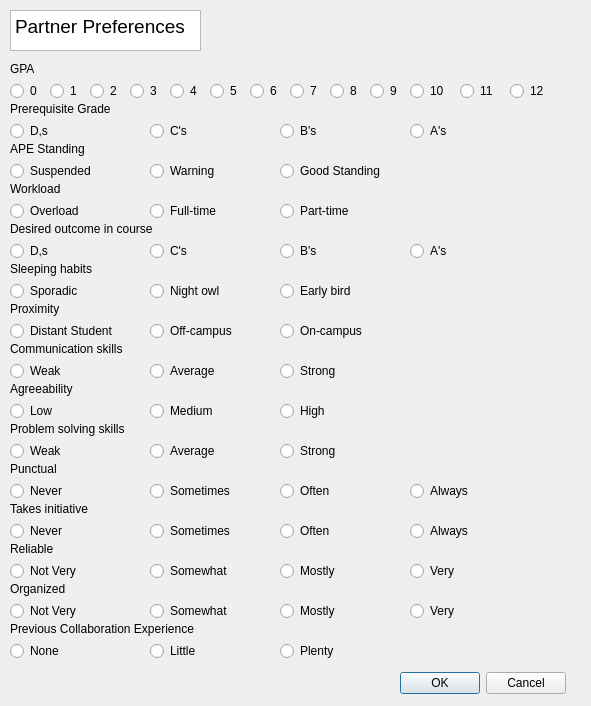
<?xml version="1.0" encoding="UTF-8"?>
<ui version="4.0">
 <class>preferencePage</class>
 <widget class="QWidget" name="preferencePage">
  <property name="geometry">
   <rect>
    <x>0</x>
    <y>0</y>
    <width>591</width>
    <height>706</height>
   </rect>
  </property>
  <property name="windowTitle">
   <string>Form</string>
  </property>
  <widget class="QLabel" name="prereqLabel">
   <property name="geometry">
    <rect>
     <x>10</x>
     <y>100</y>
     <width>131</width>
     <height>17</height>
    </rect>
   </property>
   <property name="text">
    <string>Prerequisite Grade</string>
   </property>
  </widget>
  <widget class="QRadioButton" name="radioButton">
   <property name="geometry">
    <rect>
     <x>10</x>
     <y>120</y>
     <width>117</width>
     <height>22</height>
    </rect>
   </property>
   <property name="text">
    <string>D,s</string>
   </property>
   <attribute name="buttonGroup">
    <string notr="true">prereqButtonGroup</string>
   </attribute>
  </widget>
  <widget class="QRadioButton" name="radioButton_2">
   <property name="geometry">
    <rect>
     <x>150</x>
     <y>120</y>
     <width>117</width>
     <height>22</height>
    </rect>
   </property>
   <property name="text">
    <string>C's</string>
   </property>
   <attribute name="buttonGroup">
    <string notr="true">prereqButtonGroup</string>
   </attribute>
  </widget>
  <widget class="QRadioButton" name="radioButton_3">
   <property name="geometry">
    <rect>
     <x>410</x>
     <y>120</y>
     <width>117</width>
     <height>22</height>
    </rect>
   </property>
   <property name="text">
    <string>A's</string>
   </property>
   <attribute name="buttonGroup">
    <string notr="true">prereqButtonGroup</string>
   </attribute>
  </widget>
  <widget class="QRadioButton" name="radioButton_4">
   <property name="geometry">
    <rect>
     <x>280</x>
     <y>120</y>
     <width>117</width>
     <height>22</height>
    </rect>
   </property>
   <property name="text">
    <string>B's</string>
   </property>
   <attribute name="buttonGroup">
    <string notr="true">prereqButtonGroup</string>
   </attribute>
  </widget>
  <widget class="QRadioButton" name="radioButton_5">
   <property name="geometry">
    <rect>
     <x>10</x>
     <y>160</y>
     <width>117</width>
     <height>22</height>
    </rect>
   </property>
   <property name="text">
    <string>Suspended</string>
   </property>
   <attribute name="buttonGroup">
    <string notr="true">apeButtonGroup</string>
   </attribute>
  </widget>
  <widget class="QLabel" name="APELabel">
   <property name="geometry">
    <rect>
     <x>10</x>
     <y>140</y>
     <width>131</width>
     <height>17</height>
    </rect>
   </property>
   <property name="text">
    <string>APE Standing</string>
   </property>
  </widget>
  <widget class="QRadioButton" name="radioButton_6">
   <property name="geometry">
    <rect>
     <x>150</x>
     <y>160</y>
     <width>117</width>
     <height>22</height>
    </rect>
   </property>
   <property name="text">
    <string>Warning</string>
   </property>
   <attribute name="buttonGroup">
    <string notr="true">apeButtonGroup</string>
   </attribute>
  </widget>
  <widget class="QRadioButton" name="radioButton_7">
   <property name="geometry">
    <rect>
     <x>280</x>
     <y>160</y>
     <width>131</width>
     <height>22</height>
    </rect>
   </property>
   <property name="text">
    <string>Good Standing</string>
   </property>
   <attribute name="buttonGroup">
    <string notr="true">apeButtonGroup</string>
   </attribute>
  </widget>
  <widget class="QRadioButton" name="radioButton_8">
   <property name="geometry">
    <rect>
     <x>10</x>
     <y>200</y>
     <width>117</width>
     <height>22</height>
    </rect>
   </property>
   <property name="text">
    <string>Overload</string>
   </property>
   <attribute name="buttonGroup">
    <string notr="true">workloadButtonGroup</string>
   </attribute>
  </widget>
  <widget class="QLabel" name="workloadLabel">
   <property name="geometry">
    <rect>
     <x>10</x>
     <y>180</y>
     <width>131</width>
     <height>17</height>
    </rect>
   </property>
   <property name="text">
    <string>Workload</string>
   </property>
  </widget>
  <widget class="QRadioButton" name="radioButton_9">
   <property name="geometry">
    <rect>
     <x>150</x>
     <y>200</y>
     <width>117</width>
     <height>22</height>
    </rect>
   </property>
   <property name="text">
    <string>Full-time</string>
   </property>
   <attribute name="buttonGroup">
    <string notr="true">workloadButtonGroup</string>
   </attribute>
  </widget>
  <widget class="QRadioButton" name="radioButton_10">
   <property name="geometry">
    <rect>
     <x>280</x>
     <y>200</y>
     <width>117</width>
     <height>22</height>
    </rect>
   </property>
   <property name="text">
    <string>Part-time</string>
   </property>
   <attribute name="buttonGroup">
    <string notr="true">workloadButtonGroup</string>
   </attribute>
  </widget>
  <widget class="QRadioButton" name="radioButton_11">
   <property name="geometry">
    <rect>
     <x>10</x>
     <y>240</y>
     <width>117</width>
     <height>22</height>
    </rect>
   </property>
   <property name="text">
    <string>D,s</string>
   </property>
   <attribute name="buttonGroup">
    <string notr="true">outcomeButtonGroup</string>
   </attribute>
  </widget>
  <widget class="QLabel" name="outcomeLabel">
   <property name="geometry">
    <rect>
     <x>10</x>
     <y>220</y>
     <width>191</width>
     <height>17</height>
    </rect>
   </property>
   <property name="text">
    <string>Desired outcome in course</string>
   </property>
  </widget>
  <widget class="QRadioButton" name="radioButton_12">
   <property name="geometry">
    <rect>
     <x>150</x>
     <y>240</y>
     <width>117</width>
     <height>22</height>
    </rect>
   </property>
   <property name="text">
    <string>C's</string>
   </property>
   <attribute name="buttonGroup">
    <string notr="true">outcomeButtonGroup</string>
   </attribute>
  </widget>
  <widget class="QRadioButton" name="radioButton_13">
   <property name="geometry">
    <rect>
     <x>280</x>
     <y>240</y>
     <width>117</width>
     <height>22</height>
    </rect>
   </property>
   <property name="text">
    <string>B's</string>
   </property>
   <attribute name="buttonGroup">
    <string notr="true">outcomeButtonGroup</string>
   </attribute>
  </widget>
  <widget class="QRadioButton" name="radioButton_14">
   <property name="geometry">
    <rect>
     <x>410</x>
     <y>240</y>
     <width>117</width>
     <height>22</height>
    </rect>
   </property>
   <property name="text">
    <string>A's</string>
   </property>
   <attribute name="buttonGroup">
    <string notr="true">outcomeButtonGroup</string>
   </attribute>
  </widget>
  <widget class="QRadioButton" name="radioButton_28">
   <property name="geometry">
    <rect>
     <x>10</x>
     <y>280</y>
     <width>117</width>
     <height>22</height>
    </rect>
   </property>
   <property name="text">
    <string>Sporadic</string>
   </property>
   <attribute name="buttonGroup">
    <string notr="true">sleepButtonGroup</string>
   </attribute>
  </widget>
  <widget class="QLabel" name="sleepLabel">
   <property name="geometry">
    <rect>
     <x>10</x>
     <y>260</y>
     <width>131</width>
     <height>17</height>
    </rect>
   </property>
   <property name="text">
    <string>Sleeping habits</string>
   </property>
  </widget>
  <widget class="QRadioButton" name="radioButton_29">
   <property name="geometry">
    <rect>
     <x>150</x>
     <y>280</y>
     <width>117</width>
     <height>22</height>
    </rect>
   </property>
   <property name="text">
    <string>Night owl</string>
   </property>
   <attribute name="buttonGroup">
    <string notr="true">sleepButtonGroup</string>
   </attribute>
  </widget>
  <widget class="QRadioButton" name="radioButton_30">
   <property name="geometry">
    <rect>
     <x>280</x>
     <y>280</y>
     <width>117</width>
     <height>22</height>
    </rect>
   </property>
   <property name="text">
    <string>Early bird</string>
   </property>
   <attribute name="buttonGroup">
    <string notr="true">sleepButtonGroup</string>
   </attribute>
  </widget>
  <widget class="QRadioButton" name="radioButton_31">
   <property name="geometry">
    <rect>
     <x>10</x>
     <y>320</y>
     <width>141</width>
     <height>22</height>
    </rect>
   </property>
   <property name="text">
    <string>Distant Student</string>
   </property>
   <attribute name="buttonGroup">
    <string notr="true">proximityButtonGroup</string>
   </attribute>
  </widget>
  <widget class="QLabel" name="proximityLabel">
   <property name="geometry">
    <rect>
     <x>10</x>
     <y>300</y>
     <width>131</width>
     <height>17</height>
    </rect>
   </property>
   <property name="text">
    <string>Proximity</string>
   </property>
  </widget>
  <widget class="QRadioButton" name="radioButton_32">
   <property name="geometry">
    <rect>
     <x>150</x>
     <y>320</y>
     <width>117</width>
     <height>22</height>
    </rect>
   </property>
   <property name="text">
    <string>Off-campus</string>
   </property>
   <attribute name="buttonGroup">
    <string notr="true">proximityButtonGroup</string>
   </attribute>
  </widget>
  <widget class="QRadioButton" name="radioButton_33">
   <property name="geometry">
    <rect>
     <x>280</x>
     <y>320</y>
     <width>117</width>
     <height>22</height>
    </rect>
   </property>
   <property name="text">
    <string>On-campus</string>
   </property>
   <attribute name="buttonGroup">
    <string notr="true">proximityButtonGroup</string>
   </attribute>
  </widget>
  <widget class="QRadioButton" name="radioButton_34">
   <property name="geometry">
    <rect>
     <x>10</x>
     <y>360</y>
     <width>117</width>
     <height>22</height>
    </rect>
   </property>
   <property name="text">
    <string>Weak</string>
   </property>
   <attribute name="buttonGroup">
    <string notr="true">commSkillsButtonGroup</string>
   </attribute>
  </widget>
  <widget class="QLabel" name="commSkillsLabel">
   <property name="geometry">
    <rect>
     <x>10</x>
     <y>340</y>
     <width>151</width>
     <height>17</height>
    </rect>
   </property>
   <property name="text">
    <string>Communication skills</string>
   </property>
  </widget>
  <widget class="QRadioButton" name="radioButton_35">
   <property name="geometry">
    <rect>
     <x>150</x>
     <y>360</y>
     <width>117</width>
     <height>22</height>
    </rect>
   </property>
   <property name="text">
    <string>Average</string>
   </property>
   <attribute name="buttonGroup">
    <string notr="true">commSkillsButtonGroup</string>
   </attribute>
  </widget>
  <widget class="QRadioButton" name="radioButton_36">
   <property name="geometry">
    <rect>
     <x>280</x>
     <y>360</y>
     <width>117</width>
     <height>22</height>
    </rect>
   </property>
   <property name="text">
    <string>Strong</string>
   </property>
   <attribute name="buttonGroup">
    <string notr="true">commSkillsButtonGroup</string>
   </attribute>
  </widget>
  <widget class="QRadioButton" name="radioButton_37">
   <property name="geometry">
    <rect>
     <x>10</x>
     <y>400</y>
     <width>117</width>
     <height>22</height>
    </rect>
   </property>
   <property name="text">
    <string>Low</string>
   </property>
   <attribute name="buttonGroup">
    <string notr="true">agreeabilityButtonGroup</string>
   </attribute>
  </widget>
  <widget class="QLabel" name="agreeLabel">
   <property name="geometry">
    <rect>
     <x>10</x>
     <y>380</y>
     <width>131</width>
     <height>17</height>
    </rect>
   </property>
   <property name="text">
    <string>Agreeability</string>
   </property>
  </widget>
  <widget class="QRadioButton" name="radioButton_38">
   <property name="geometry">
    <rect>
     <x>150</x>
     <y>400</y>
     <width>117</width>
     <height>22</height>
    </rect>
   </property>
   <property name="text">
    <string>Medium</string>
   </property>
   <attribute name="buttonGroup">
    <string notr="true">agreeabilityButtonGroup</string>
   </attribute>
  </widget>
  <widget class="QRadioButton" name="radioButton_39">
   <property name="geometry">
    <rect>
     <x>280</x>
     <y>400</y>
     <width>117</width>
     <height>22</height>
    </rect>
   </property>
   <property name="text">
    <string>High</string>
   </property>
   <attribute name="buttonGroup">
    <string notr="true">agreeabilityButtonGroup</string>
   </attribute>
  </widget>
  <widget class="QRadioButton" name="radioButton_40">
   <property name="geometry">
    <rect>
     <x>10</x>
     <y>440</y>
     <width>117</width>
     <height>22</height>
    </rect>
   </property>
   <property name="text">
    <string>Weak</string>
   </property>
   <attribute name="buttonGroup">
    <string notr="true">problemSolvingButtonGroup</string>
   </attribute>
  </widget>
  <widget class="QLabel" name="problemLabel">
   <property name="geometry">
    <rect>
     <x>10</x>
     <y>420</y>
     <width>151</width>
     <height>17</height>
    </rect>
   </property>
   <property name="text">
    <string>Problem solving skills</string>
   </property>
  </widget>
  <widget class="QRadioButton" name="radioButton_41">
   <property name="geometry">
    <rect>
     <x>150</x>
     <y>440</y>
     <width>117</width>
     <height>22</height>
    </rect>
   </property>
   <property name="text">
    <string>Average</string>
   </property>
   <attribute name="buttonGroup">
    <string notr="true">problemSolvingButtonGroup</string>
   </attribute>
  </widget>
  <widget class="QRadioButton" name="radioButton_42">
   <property name="geometry">
    <rect>
     <x>280</x>
     <y>440</y>
     <width>117</width>
     <height>22</height>
    </rect>
   </property>
   <property name="text">
    <string>Strong</string>
   </property>
   <attribute name="buttonGroup">
    <string notr="true">problemSolvingButtonGroup</string>
   </attribute>
  </widget>
  <widget class="QRadioButton" name="radioButton_43">
   <property name="geometry">
    <rect>
     <x>10</x>
     <y>480</y>
     <width>117</width>
     <height>22</height>
    </rect>
   </property>
   <property name="text">
    <string>Never</string>
   </property>
   <attribute name="buttonGroup">
    <string notr="true">punctualityButtonGroup</string>
   </attribute>
  </widget>
  <widget class="QLabel" name="punctualLabel">
   <property name="geometry">
    <rect>
     <x>10</x>
     <y>460</y>
     <width>131</width>
     <height>17</height>
    </rect>
   </property>
   <property name="text">
    <string>Punctual</string>
   </property>
  </widget>
  <widget class="QRadioButton" name="radioButton_44">
   <property name="geometry">
    <rect>
     <x>150</x>
     <y>480</y>
     <width>117</width>
     <height>22</height>
    </rect>
   </property>
   <property name="text">
    <string>Sometimes</string>
   </property>
   <attribute name="buttonGroup">
    <string notr="true">punctualityButtonGroup</string>
   </attribute>
  </widget>
  <widget class="QRadioButton" name="radioButton_45">
   <property name="geometry">
    <rect>
     <x>280</x>
     <y>480</y>
     <width>117</width>
     <height>22</height>
    </rect>
   </property>
   <property name="text">
    <string>Often</string>
   </property>
   <attribute name="buttonGroup">
    <string notr="true">punctualityButtonGroup</string>
   </attribute>
  </widget>
  <widget class="QRadioButton" name="radioButton_46">
   <property name="geometry">
    <rect>
     <x>410</x>
     <y>480</y>
     <width>117</width>
     <height>22</height>
    </rect>
   </property>
   <property name="text">
    <string>Always</string>
   </property>
   <attribute name="buttonGroup">
    <string notr="true">punctualityButtonGroup</string>
   </attribute>
  </widget>
  <widget class="QRadioButton" name="radioButton_47">
   <property name="geometry">
    <rect>
     <x>10</x>
     <y>520</y>
     <width>117</width>
     <height>22</height>
    </rect>
   </property>
   <property name="text">
    <string>Never</string>
   </property>
   <attribute name="buttonGroup">
    <string notr="true">initiativeButtonGroup</string>
   </attribute>
  </widget>
  <widget class="QLabel" name="initiativeLabel">
   <property name="geometry">
    <rect>
     <x>10</x>
     <y>500</y>
     <width>131</width>
     <height>17</height>
    </rect>
   </property>
   <property name="text">
    <string>Takes initiative</string>
   </property>
  </widget>
  <widget class="QRadioButton" name="radioButton_48">
   <property name="geometry">
    <rect>
     <x>150</x>
     <y>520</y>
     <width>117</width>
     <height>22</height>
    </rect>
   </property>
   <property name="text">
    <string>Sometimes</string>
   </property>
   <attribute name="buttonGroup">
    <string notr="true">initiativeButtonGroup</string>
   </attribute>
  </widget>
  <widget class="QRadioButton" name="radioButton_49">
   <property name="geometry">
    <rect>
     <x>280</x>
     <y>520</y>
     <width>117</width>
     <height>22</height>
    </rect>
   </property>
   <property name="text">
    <string>Often</string>
   </property>
   <attribute name="buttonGroup">
    <string notr="true">initiativeButtonGroup</string>
   </attribute>
  </widget>
  <widget class="QRadioButton" name="radioButton_50">
   <property name="geometry">
    <rect>
     <x>410</x>
     <y>520</y>
     <width>117</width>
     <height>22</height>
    </rect>
   </property>
   <property name="text">
    <string>Always</string>
   </property>
   <attribute name="buttonGroup">
    <string notr="true">initiativeButtonGroup</string>
   </attribute>
  </widget>
  <widget class="QRadioButton" name="radioButton_51">
   <property name="geometry">
    <rect>
     <x>10</x>
     <y>560</y>
     <width>117</width>
     <height>22</height>
    </rect>
   </property>
   <property name="text">
    <string>Not Very</string>
   </property>
   <attribute name="buttonGroup">
    <string notr="true">reliableButtonGroup</string>
   </attribute>
  </widget>
  <widget class="QLabel" name="reliableLabel">
   <property name="geometry">
    <rect>
     <x>10</x>
     <y>540</y>
     <width>131</width>
     <height>17</height>
    </rect>
   </property>
   <property name="text">
    <string>Reliable</string>
   </property>
  </widget>
  <widget class="QRadioButton" name="radioButton_52">
   <property name="geometry">
    <rect>
     <x>150</x>
     <y>560</y>
     <width>117</width>
     <height>22</height>
    </rect>
   </property>
   <property name="text">
    <string>Somewhat</string>
   </property>
   <attribute name="buttonGroup">
    <string notr="true">reliableButtonGroup</string>
   </attribute>
  </widget>
  <widget class="QRadioButton" name="radioButton_53">
   <property name="geometry">
    <rect>
     <x>280</x>
     <y>560</y>
     <width>117</width>
     <height>22</height>
    </rect>
   </property>
   <property name="text">
    <string>Mostly</string>
   </property>
   <attribute name="buttonGroup">
    <string notr="true">reliableButtonGroup</string>
   </attribute>
  </widget>
  <widget class="QRadioButton" name="radioButton_54">
   <property name="geometry">
    <rect>
     <x>410</x>
     <y>560</y>
     <width>117</width>
     <height>22</height>
    </rect>
   </property>
   <property name="text">
    <string>Very</string>
   </property>
   <attribute name="buttonGroup">
    <string notr="true">reliableButtonGroup</string>
   </attribute>
  </widget>
  <widget class="QRadioButton" name="radioButton_55">
   <property name="geometry">
    <rect>
     <x>10</x>
     <y>600</y>
     <width>117</width>
     <height>22</height>
    </rect>
   </property>
   <property name="text">
    <string>Not Very</string>
   </property>
   <attribute name="buttonGroup">
    <string notr="true">organizedButtonGroup</string>
   </attribute>
  </widget>
  <widget class="QLabel" name="organizedLabel">
   <property name="geometry">
    <rect>
     <x>10</x>
     <y>580</y>
     <width>131</width>
     <height>17</height>
    </rect>
   </property>
   <property name="text">
    <string>Organized</string>
   </property>
  </widget>
  <widget class="QRadioButton" name="radioButton_56">
   <property name="geometry">
    <rect>
     <x>150</x>
     <y>600</y>
     <width>117</width>
     <height>22</height>
    </rect>
   </property>
   <property name="text">
    <string>Somewhat</string>
   </property>
   <attribute name="buttonGroup">
    <string notr="true">organizedButtonGroup</string>
   </attribute>
  </widget>
  <widget class="QRadioButton" name="radioButton_57">
   <property name="geometry">
    <rect>
     <x>280</x>
     <y>600</y>
     <width>117</width>
     <height>22</height>
    </rect>
   </property>
   <property name="text">
    <string>Mostly</string>
   </property>
   <attribute name="buttonGroup">
    <string notr="true">organizedButtonGroup</string>
   </attribute>
  </widget>
  <widget class="QRadioButton" name="radioButton_58">
   <property name="geometry">
    <rect>
     <x>410</x>
     <y>600</y>
     <width>117</width>
     <height>22</height>
    </rect>
   </property>
   <property name="text">
    <string>Very</string>
   </property>
   <attribute name="buttonGroup">
    <string notr="true">organizedButtonGroup</string>
   </attribute>
  </widget>
  <widget class="QRadioButton" name="radioButton_24">
   <property name="geometry">
    <rect>
     <x>410</x>
     <y>80</y>
     <width>51</width>
     <height>22</height>
    </rect>
   </property>
   <property name="text">
    <string>10</string>
   </property>
   <attribute name="buttonGroup">
    <string notr="true">gpaButtonGroup</string>
   </attribute>
  </widget>
  <widget class="QRadioButton" name="radioButton_15">
   <property name="geometry">
    <rect>
     <x>10</x>
     <y>80</y>
     <width>550</width>
     <height>22</height>
    </rect>
   </property>
   <property name="text">
    <string>0</string>
   </property>
   <attribute name="buttonGroup">
    <string notr="true">gpaButtonGroup</string>
   </attribute>
  </widget>
  <widget class="QRadioButton" name="radioButton_25">
   <property name="geometry">
    <rect>
     <x>370</x>
     <y>80</y>
     <width>41</width>
     <height>22</height>
    </rect>
   </property>
   <property name="text">
    <string>9</string>
   </property>
   <attribute name="buttonGroup">
    <string notr="true">gpaButtonGroup</string>
   </attribute>
  </widget>
  <widget class="QRadioButton" name="radioButton_17">
   <property name="geometry">
    <rect>
     <x>90</x>
     <y>80</y>
     <width>41</width>
     <height>22</height>
    </rect>
   </property>
   <property name="text">
    <string>2</string>
   </property>
   <attribute name="buttonGroup">
    <string notr="true">gpaButtonGroup</string>
   </attribute>
  </widget>
  <widget class="QRadioButton" name="radioButton_26">
   <property name="geometry">
    <rect>
     <x>460</x>
     <y>80</y>
     <width>51</width>
     <height>22</height>
    </rect>
   </property>
   <property name="text">
    <string>11</string>
   </property>
   <attribute name="buttonGroup">
    <string notr="true">gpaButtonGroup</string>
   </attribute>
  </widget>
  <widget class="QRadioButton" name="radioButton_16">
   <property name="geometry">
    <rect>
     <x>50</x>
     <y>80</y>
     <width>41</width>
     <height>22</height>
    </rect>
   </property>
   <property name="text">
    <string>1</string>
   </property>
   <attribute name="buttonGroup">
    <string notr="true">gpaButtonGroup</string>
   </attribute>
  </widget>
  <widget class="QRadioButton" name="radioButton_18">
   <property name="geometry">
    <rect>
     <x>130</x>
     <y>80</y>
     <width>41</width>
     <height>22</height>
    </rect>
   </property>
   <property name="text">
    <string>3</string>
   </property>
   <attribute name="buttonGroup">
    <string notr="true">gpaButtonGroup</string>
   </attribute>
  </widget>
  <widget class="QRadioButton" name="radioButton_27">
   <property name="geometry">
    <rect>
     <x>510</x>
     <y>80</y>
     <width>51</width>
     <height>22</height>
    </rect>
   </property>
   <property name="text">
    <string>12</string>
   </property>
   <attribute name="buttonGroup">
    <string notr="true">gpaButtonGroup</string>
   </attribute>
  </widget>
  <widget class="QRadioButton" name="radioButton_19">
   <property name="geometry">
    <rect>
     <x>170</x>
     <y>80</y>
     <width>51</width>
     <height>22</height>
    </rect>
   </property>
   <property name="text">
    <string>4</string>
   </property>
   <attribute name="buttonGroup">
    <string notr="true">gpaButtonGroup</string>
   </attribute>
  </widget>
  <widget class="QLabel" name="gpaLabel">
   <property name="geometry">
    <rect>
     <x>10</x>
     <y>60</y>
     <width>131</width>
     <height>17</height>
    </rect>
   </property>
   <property name="text">
    <string>GPA</string>
   </property>
  </widget>
  <widget class="QRadioButton" name="radioButton_21">
   <property name="geometry">
    <rect>
     <x>210</x>
     <y>80</y>
     <width>41</width>
     <height>22</height>
    </rect>
   </property>
   <property name="text">
    <string>5</string>
   </property>
   <attribute name="buttonGroup">
    <string notr="true">gpaButtonGroup</string>
   </attribute>
  </widget>
  <widget class="QRadioButton" name="radioButton_20">
   <property name="geometry">
    <rect>
     <x>250</x>
     <y>80</y>
     <width>41</width>
     <height>22</height>
    </rect>
   </property>
   <property name="text">
    <string>6</string>
   </property>
   <attribute name="buttonGroup">
    <string notr="true">gpaButtonGroup</string>
   </attribute>
  </widget>
  <widget class="QRadioButton" name="radioButton_22">
   <property name="geometry">
    <rect>
     <x>290</x>
     <y>80</y>
     <width>41</width>
     <height>22</height>
    </rect>
   </property>
   <property name="text">
    <string>7</string>
   </property>
   <attribute name="buttonGroup">
    <string notr="true">gpaButtonGroup</string>
   </attribute>
  </widget>
  <widget class="QRadioButton" name="radioButton_23">
   <property name="geometry">
    <rect>
     <x>330</x>
     <y>80</y>
     <width>51</width>
     <height>22</height>
    </rect>
   </property>
   <property name="text">
    <string>8</string>
   </property>
   <attribute name="buttonGroup">
    <string notr="true">gpaButtonGroup</string>
   </attribute>
  </widget>
  <widget class="QDialogButtonBox" name="buttonBox">
   <property name="geometry">
    <rect>
     <x>390</x>
     <y>670</y>
     <width>176</width>
     <height>27</height>
    </rect>
   </property>
   <property name="standardButtons">
    <set>QDialogButtonBox::Cancel|QDialogButtonBox::Ok</set>
   </property>
  </widget>
  <widget class="QTextBrowser" name="preferenceLabel">
   <property name="geometry">
    <rect>
     <x>10</x>
     <y>10</y>
     <width>191</width>
     <height>41</height>
    </rect>
   </property>
   <property name="html">
    <string>&lt;!DOCTYPE HTML PUBLIC &quot;-//W3C//DTD HTML 4.0//EN&quot; &quot;http://www.w3.org/TR/REC-html40/strict.dtd&quot;&gt;
&lt;html&gt;&lt;head&gt;&lt;meta name=&quot;qrichtext&quot; content=&quot;1&quot; /&gt;&lt;style type=&quot;text/css&quot;&gt;
p, li { white-space: pre-wrap; }
&lt;/style&gt;&lt;/head&gt;&lt;body style=&quot; font-family:'Ubuntu'; font-size:11pt; font-weight:400; font-style:normal;&quot;&gt;
&lt;p style=&quot; margin-top:0px; margin-bottom:0px; margin-left:0px; margin-right:0px; -qt-block-indent:0; text-indent:0px;&quot;&gt;&lt;span style=&quot; font-size:14pt;&quot;&gt;Partner Preferences&lt;/span&gt;&lt;/p&gt;&lt;/body&gt;&lt;/html&gt;</string>
   </property>
  </widget>
  <widget class="QLabel" name="collabLabel">
   <property name="geometry">
    <rect>
     <x>10</x>
     <y>620</y>
     <width>241</width>
     <height>17</height>
    </rect>
   </property>
   <property name="text">
    <string>Previous Collaboration Experience</string>
   </property>
  </widget>
  <widget class="QRadioButton" name="radioButton_59">
   <property name="geometry">
    <rect>
     <x>10</x>
     <y>640</y>
     <width>117</width>
     <height>22</height>
    </rect>
   </property>
   <property name="text">
    <string>None</string>
   </property>
   <attribute name="buttonGroup">
    <string notr="true">collabButtonGroup</string>
   </attribute>
  </widget>
  <widget class="QRadioButton" name="radioButton_60">
   <property name="geometry">
    <rect>
     <x>150</x>
     <y>640</y>
     <width>117</width>
     <height>22</height>
    </rect>
   </property>
   <property name="text">
    <string>Little</string>
   </property>
   <attribute name="buttonGroup">
    <string notr="true">collabButtonGroup</string>
   </attribute>
  </widget>
  <widget class="QRadioButton" name="radioButton_61">
   <property name="geometry">
    <rect>
     <x>280</x>
     <y>640</y>
     <width>117</width>
     <height>22</height>
    </rect>
   </property>
   <property name="text">
    <string>Plenty</string>
   </property>
   <attribute name="buttonGroup">
    <string notr="true">collabButtonGroup</string>
   </attribute>
  </widget>
 </widget>
 <resources/>
 <connections/>
 <buttongroups>
  <buttongroup name="gpaButtonGroup"/>
  <buttongroup name="prereqButtonGroup"/>
  <buttongroup name="apeButtonGroup"/>
  <buttongroup name="workloadButtonGroup"/>
  <buttongroup name="outcomeButtonGroup"/>
  <buttongroup name="sleepButtonGroup"/>
  <buttongroup name="proximityButtonGroup"/>
  <buttongroup name="commSkillsButtonGroup"/>
  <buttongroup name="agreeabilityButtonGroup"/>
  <buttongroup name="problemSolvingButtonGroup"/>
  <buttongroup name="punctualityButtonGroup"/>
  <buttongroup name="initiativeButtonGroup"/>
  <buttongroup name="reliableButtonGroup"/>
  <buttongroup name="organizedButtonGroup"/>
  <buttongroup name="collabButtonGroup"/>
 </buttongroups>
</ui>
